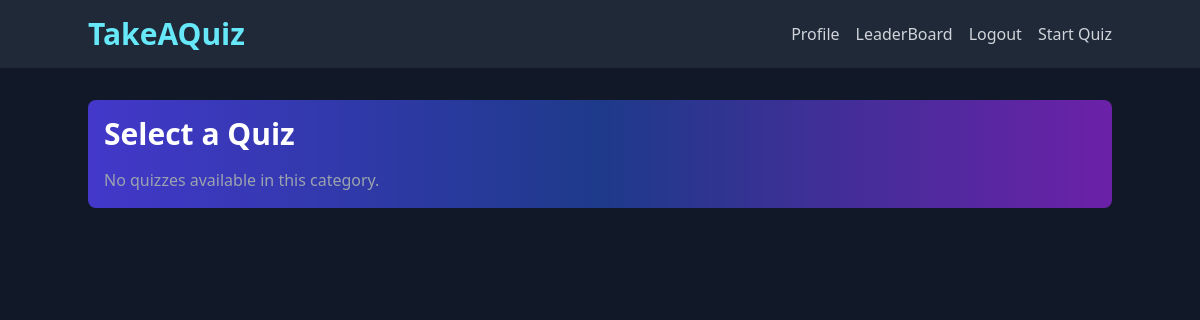
The app's page /quiz/takequiz/3/ (signed in), older data.
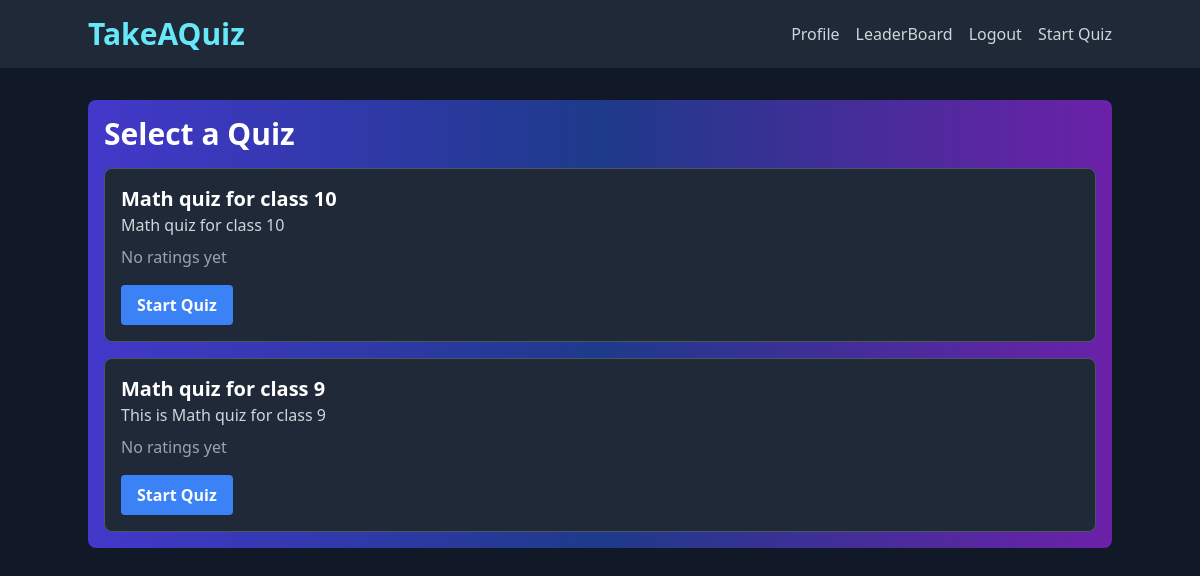
The same page, newer data.
### quizz/models.py (models this page shows, shortened)
class Quiz(models.Model):
    title = models.CharField(max_length=255)
    description = models.CharField(max_length=255, default="")
    category = models.ForeignKey(Category, on_delete=models.CASCADE)
    has_time_limit = models.BooleanField(default=False)
    time_limit_seconds = models.PositiveIntegerField(default=0)
    total_marks=models.PositiveIntegerField(default=0)

### quizz/views.py (the view)
# urls.py: path('takequiz/<int:category_id>/', views.showquiz, name='showquiz'),
@login_required(login_url='login')
def showquiz(request, category_id):
    user = request.user
    quizzes = Quiz.objects.filter(category__id=category_id)
    quizzes_with_rating = []
    for quiz in quizzes:
        quiz_rating = QuizRating.objects.filter(quiz=quiz)
        avg_rating = quiz_rating.aggregate(Avg('rating'))['rating__avg']
        quizzes_with_rating.append((quiz, avg_rating))
    quizzes_with_rating.sort(key=lambda x: (x[1] is not None, x[1]), reverse=True)
    sorted_quizzes = [quiz for quiz, _ in quizzes_with_rating]
    return render(request, 'quizz/showquiz.html', {'quizzes': quizzes_with_rating, 'user': user, 'category_id': category_id})

### quizz/templates/quizz/showquiz.html (shortened to what this page needs)
{% extends 'base.html' %}
{% block content %}
<div class="bg-gradient-to-r from-indigo-700 via-blue-900 to-purple-800 p-4 rounded-lg">
    <h1 class="text-3xl font-semibold text-white mb-4">Select a Quiz</h1>
    {% if quizzes %}
    <ul class="space-y-4">
        {% for quiz, avg_rating in quizzes %}
        <li>
            <div
                class="block p-4 bg-gray-800 border border-gray-600 rounded-lg hover:bg-gray-700 transition duration-300 ease-in-out">
                <h2 class="text-xl font-semibold text-white">{{ quiz.title }}</h2>
                <p class="text-gray-300">{{ quiz.description }}</p>
                {% if avg_rating is not None %}
                <p class="text-yellow-400 mt-2">Average Rating: {{ avg_rating }}/7</p>
                {% else %}
                <p class="text-gray-400 mt-2">No ratings yet</p>
                {% endif %}
                <a href="{% url 'startquiz' category_id=category_id quiz_id=quiz.id %}" class="block mt-4">
                    <button
                        class="bg-blue-500 text-white font-semibold px-4 py-2 rounded hover:bg-blue-600 transition duration-300 ease-in-out">
                        Start Quiz
                    </button>
                </a>
            </div>
        </li>
        {% endfor %}
    </ul>
    {% else %}
    <p class="text-gray-400">No quizzes available in this category.</p>
    {% endif %}
</div>
{% endblock %}

Row changes from the older to the newer data that the page shows:
added Quiz: title "Math quiz for class 10", description "Math quiz for class 10"
added Quiz: title "Math quiz for class 9", description "This is Math quiz for class 9"
Text that changed along with them:
text no longer shown: "No quizzes available in this category."
